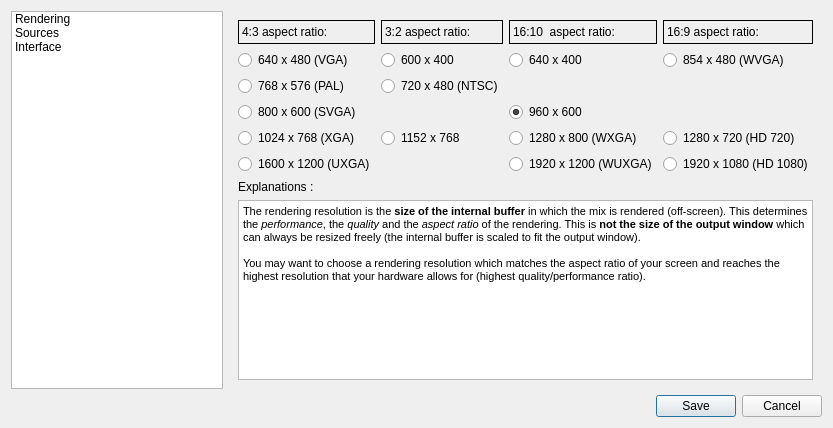
<?xml version="1.0" encoding="UTF-8"?>
<ui version="4.0">
 <class>GeneralConfigurationDialog</class>
 <widget class="QDialog" name="GeneralConfigurationDialog">
  <property name="geometry">
   <rect>
    <x>0</x>
    <y>0</y>
    <width>833</width>
    <height>428</height>
   </rect>
  </property>
  <property name="windowTitle">
   <string>GLMixer global configuration</string>
  </property>
  <layout class="QGridLayout" name="gridLayout_2">
   <item row="0" column="0">
    <widget class="QListWidget" name="listWidget">
     <property name="autoScrollMargin">
      <number>16</number>
     </property>
     <property name="showDropIndicator" stdset="0">
      <bool>false</bool>
     </property>
     <property name="iconSize">
      <size>
       <width>32</width>
       <height>32</height>
      </size>
     </property>
     <property name="spacing">
      <number>4</number>
     </property>
     <property name="viewMode">
      <enum>QListView::ListMode</enum>
     </property>
     <property name="wordWrap">
      <bool>true</bool>
     </property>
     <property name="selectionRectVisible">
      <bool>false</bool>
     </property>
     <property name="currentRow">
      <number>-1</number>
     </property>
     <item>
      <property name="text">
       <string>Rendering</string>
      </property>
      <property name="textAlignment">
       <set>AlignLeft|AlignVCenter</set>
      </property>
      <property name="icon">
       <iconset resource="../icons.qrc">
        <normaloff>:/glmixer/icons/display.png</normaloff>:/glmixer/icons/display.png</iconset>
      </property>
      <property name="flags">
       <set>ItemIsSelectable|ItemIsEnabled</set>
      </property>
     </item>
     <item>
      <property name="text">
       <string>Sources</string>
      </property>
      <property name="icon">
       <iconset resource="../icons.qrc">
        <normaloff>:/glmixer/icons/edit-cut.png</normaloff>:/glmixer/icons/edit-cut.png</iconset>
      </property>
      <property name="flags">
       <set>ItemIsSelectable|ItemIsEnabled</set>
      </property>
     </item>
     <item>
      <property name="text">
       <string>Interface</string>
      </property>
      <property name="icon">
       <iconset resource="../icons.qrc">
        <normaloff>:/glmixer/icons/users.png</normaloff>:/glmixer/icons/users.png</iconset>
      </property>
      <property name="flags">
       <set>ItemIsSelectable|ItemIsEnabled</set>
      </property>
     </item>
    </widget>
   </item>
   <item row="1" column="0" colspan="2">
    <widget class="QDialogButtonBox" name="DecisionButtonBox">
     <property name="orientation">
      <enum>Qt::Horizontal</enum>
     </property>
     <property name="standardButtons">
      <set>QDialogButtonBox::Cancel|QDialogButtonBox::Save</set>
     </property>
    </widget>
   </item>
   <item row="0" column="1">
    <widget class="QStackedWidget" name="stackedWidget">
     <property name="currentIndex">
      <number>0</number>
     </property>
     <widget class="QWidget" name="stackedWidgetPage1">
      <layout class="QVBoxLayout" name="verticalLayout_6">
       <item>
        <layout class="QGridLayout" name="gridLayout">
         <item row="0" column="0">
          <widget class="QLabel" name="label_4_3">
           <property name="enabled">
            <bool>true</bool>
           </property>
           <property name="minimumSize">
            <size>
             <width>0</width>
             <height>24</height>
            </size>
           </property>
           <property name="frameShape">
            <enum>QFrame::Box</enum>
           </property>
           <property name="frameShadow">
            <enum>QFrame::Plain</enum>
           </property>
           <property name="text">
            <string>4:3 aspect ratio:</string>
           </property>
          </widget>
         </item>
         <item row="0" column="1">
          <widget class="QLabel" name="label_3_2">
           <property name="enabled">
            <bool>true</bool>
           </property>
           <property name="frameShape">
            <enum>QFrame::Box</enum>
           </property>
           <property name="text">
            <string>3:2 aspect ratio:</string>
           </property>
          </widget>
         </item>
         <item row="0" column="2">
          <widget class="QLabel" name="label_16_10">
           <property name="enabled">
            <bool>true</bool>
           </property>
           <property name="frameShape">
            <enum>QFrame::Box</enum>
           </property>
           <property name="text">
            <string>16:10  aspect ratio:</string>
           </property>
          </widget>
         </item>
         <item row="0" column="3">
          <widget class="QLabel" name="label_16_9">
           <property name="enabled">
            <bool>true</bool>
           </property>
           <property name="frameShape">
            <enum>QFrame::Box</enum>
           </property>
           <property name="text">
            <string>16:9 aspect ratio:</string>
           </property>
          </widget>
         </item>
         <item row="1" column="0">
          <widget class="QRadioButton" name="r640x480">
           <property name="text">
            <string>640 x 480 (VGA)</string>
           </property>
          </widget>
         </item>
         <item row="1" column="1">
          <widget class="QRadioButton" name="r600x400">
           <property name="text">
            <string>600 x 400</string>
           </property>
          </widget>
         </item>
         <item row="1" column="2">
          <widget class="QRadioButton" name="r640x400">
           <property name="text">
            <string>640 x 400</string>
           </property>
          </widget>
         </item>
         <item row="1" column="3">
          <widget class="QRadioButton" name="r854x480">
           <property name="text">
            <string>854 x 480 (WVGA)</string>
           </property>
          </widget>
         </item>
         <item row="2" column="0">
          <widget class="QRadioButton" name="r768x576">
           <property name="text">
            <string>768 x 576 (PAL)</string>
           </property>
          </widget>
         </item>
         <item row="2" column="1">
          <widget class="QRadioButton" name="x720x480">
           <property name="text">
            <string>720 x 480 (NTSC)</string>
           </property>
          </widget>
         </item>
         <item row="3" column="0">
          <widget class="QRadioButton" name="r800x600">
           <property name="text">
            <string>800 x 600 (SVGA)</string>
           </property>
          </widget>
         </item>
         <item row="3" column="2">
          <widget class="QRadioButton" name="r960x600">
           <property name="text">
            <string>960 x 600</string>
           </property>
           <property name="checked">
            <bool>true</bool>
           </property>
          </widget>
         </item>
         <item row="4" column="0">
          <widget class="QRadioButton" name="r1042x768">
           <property name="text">
            <string>1024 x 768 (XGA)</string>
           </property>
           <property name="checked">
            <bool>false</bool>
           </property>
          </widget>
         </item>
         <item row="4" column="1">
          <widget class="QRadioButton" name="r1152x768">
           <property name="text">
            <string>1152 x 768</string>
           </property>
          </widget>
         </item>
         <item row="4" column="2">
          <widget class="QRadioButton" name="r1280x800">
           <property name="text">
            <string>1280 x 800 (WXGA)</string>
           </property>
          </widget>
         </item>
         <item row="4" column="3">
          <widget class="QRadioButton" name="r1280x720">
           <property name="text">
            <string>1280 x 720 (HD 720)</string>
           </property>
          </widget>
         </item>
         <item row="5" column="0">
          <widget class="QRadioButton" name="r1600x1200">
           <property name="text">
            <string>1600 x 1200 (UXGA)</string>
           </property>
           <property name="checked">
            <bool>false</bool>
           </property>
          </widget>
         </item>
         <item row="5" column="2">
          <widget class="QRadioButton" name="r1920x1200">
           <property name="text">
            <string>1920 x 1200 (WUXGA)</string>
           </property>
          </widget>
         </item>
         <item row="5" column="3">
          <widget class="QRadioButton" name="r1920x1080">
           <property name="text">
            <string>1920 x 1080 (HD 1080)</string>
           </property>
          </widget>
         </item>
        </layout>
       </item>
       <item>
        <spacer name="verticalSpacer_3">
         <property name="orientation">
          <enum>Qt::Vertical</enum>
         </property>
         <property name="sizeHint" stdset="0">
          <size>
           <width>20</width>
           <height>7</height>
          </size>
         </property>
        </spacer>
       </item>
       <item>
        <layout class="QVBoxLayout" name="verticalLayout">
         <item>
          <widget class="QLabel" name="labelExplanations">
           <property name="text">
            <string>Explanations :</string>
           </property>
          </widget>
         </item>
         <item>
          <widget class="QTextBrowser" name="Explanations">
           <property name="documentTitle">
            <string>Explanations</string>
           </property>
           <property name="html">
            <string>&lt;!DOCTYPE HTML PUBLIC &quot;-//W3C//DTD HTML 4.0//EN&quot; &quot;http://www.w3.org/TR/REC-html40/strict.dtd&quot;&gt;
&lt;html&gt;&lt;head&gt;&lt;meta name=&quot;qrichtext&quot; content=&quot;1&quot; /&gt;&lt;title&gt;Explanations&lt;/title&gt;&lt;style type=&quot;text/css&quot;&gt;
p, li { white-space: pre-wrap; }
&lt;/style&gt;&lt;/head&gt;&lt;body style=&quot; font-family:'Sans Serif'; font-size:8pt; font-weight:400; font-style:normal;&quot;&gt;
&lt;p style=&quot; margin-top:0px; margin-bottom:0px; margin-left:0px; margin-right:0px; -qt-block-indent:0; text-indent:0px;&quot;&gt;&lt;span style=&quot; font-family:'MS Shell Dlg 2';&quot;&gt;The rendering resolution is the &lt;/span&gt;&lt;span style=&quot; font-family:'MS Shell Dlg 2'; font-weight:600;&quot;&gt;size of the internal buffer&lt;/span&gt;&lt;span style=&quot; font-family:'MS Shell Dlg 2';&quot;&gt; in which the mix is rendered (off-screen). This determines the &lt;/span&gt;&lt;span style=&quot; font-family:'MS Shell Dlg 2'; font-style:italic;&quot;&gt;performance&lt;/span&gt;&lt;span style=&quot; font-family:'MS Shell Dlg 2';&quot;&gt;, the &lt;/span&gt;&lt;span style=&quot; font-family:'MS Shell Dlg 2'; font-style:italic;&quot;&gt;quality&lt;/span&gt;&lt;span style=&quot; font-family:'MS Shell Dlg 2';&quot;&gt; and the &lt;/span&gt;&lt;span style=&quot; font-family:'MS Shell Dlg 2'; font-style:italic;&quot;&gt;aspect ratio&lt;/span&gt;&lt;span style=&quot; font-family:'MS Shell Dlg 2';&quot;&gt; of the rendering. This is &lt;/span&gt;&lt;span style=&quot; font-family:'MS Shell Dlg 2'; font-weight:600;&quot;&gt;not the size of the output window&lt;/span&gt;&lt;span style=&quot; font-family:'MS Shell Dlg 2';&quot;&gt; which can always be resized freely (the internal buffer is scaled to fit the output window).&lt;/span&gt;&lt;/p&gt;
&lt;p style=&quot;-qt-paragraph-type:empty; margin-top:0px; margin-bottom:0px; margin-left:0px; margin-right:0px; -qt-block-indent:0; text-indent:0px; font-family:'MS Shell Dlg 2';&quot;&gt;&lt;/p&gt;
&lt;p style=&quot; margin-top:0px; margin-bottom:0px; margin-left:0px; margin-right:0px; -qt-block-indent:0; text-indent:0px;&quot;&gt;&lt;span style=&quot; font-family:'MS Shell Dlg 2';&quot;&gt;You may want to choose a rendering resolution which matches the aspect ratio of your screen and reaches the highest resolution that your hardware allows for (highest quality/performance ratio). &lt;/span&gt;&lt;/p&gt;&lt;/body&gt;&lt;/html&gt;</string>
           </property>
          </widget>
         </item>
        </layout>
       </item>
      </layout>
     </widget>
     <widget class="QWidget" name="stackedWidgetPage2">
      <layout class="QVBoxLayout" name="verticalLayout_5">
       <item>
        <widget class="QGroupBox" name="groupBox_3">
         <property name="title">
          <string>1. Default settings at creation time</string>
         </property>
         <layout class="QVBoxLayout" name="verticalLayout_2">
          <item>
           <layout class="QHBoxLayout" name="alphalayout">
            <item>
             <widget class="QLabel" name="label_alpha">
              <property name="sizePolicy">
               <sizepolicy hsizetype="Expanding" vsizetype="Preferred">
                <horstretch>0</horstretch>
                <verstretch>0</verstretch>
               </sizepolicy>
              </property>
              <property name="text">
               <string>Default alpha  </string>
              </property>
             </widget>
            </item>
            <item>
             <widget class="QSlider" name="defaultAlpha">
              <property name="sizePolicy">
               <sizepolicy hsizetype="MinimumExpanding" vsizetype="Fixed">
                <horstretch>0</horstretch>
                <verstretch>0</verstretch>
               </sizepolicy>
              </property>
              <property name="maximum">
               <number>100</number>
              </property>
              <property name="value">
               <number>100</number>
              </property>
              <property name="orientation">
               <enum>Qt::Horizontal</enum>
              </property>
             </widget>
            </item>
            <item>
             <widget class="QLabel" name="alphaValue">
              <property name="text">
               <string>100</string>
              </property>
             </widget>
            </item>
            <item>
             <widget class="QLabel" name="label_percent">
              <property name="text">
               <string>%</string>
              </property>
             </widget>
            </item>
           </layout>
          </item>
          <item>
           <layout class="QHBoxLayout" name="blendingLayout">
            <item>
             <widget class="QLabel" name="label_blending">
              <property name="text">
               <string>Default  blending configuration </string>
              </property>
             </widget>
            </item>
            <item>
             <widget class="QComboBox" name="defaultBlending">
              <item>
               <property name="text">
                <string>Color mix</string>
               </property>
              </item>
              <item>
               <property name="text">
                <string>Inverse color mix</string>
               </property>
              </item>
              <item>
               <property name="text">
                <string>Layer color mix</string>
               </property>
              </item>
              <item>
               <property name="text">
                <string>Inverse layer color mix</string>
               </property>
              </item>
              <item>
               <property name="text">
                <string>Layer opacity</string>
               </property>
              </item>
             </widget>
            </item>
           </layout>
          </item>
          <item>
           <layout class="QHBoxLayout" name="maskLayout">
            <item>
             <widget class="QLabel" name="label_mask">
              <property name="text">
               <string>Default mask</string>
              </property>
             </widget>
            </item>
            <item>
             <widget class="QComboBox" name="defaultMask">
              <item>
               <property name="text">
                <string>None</string>
               </property>
              </item>
              <item>
               <property name="text">
                <string>Rounded corners</string>
               </property>
              </item>
              <item>
               <property name="text">
                <string>Circle</string>
               </property>
              </item>
              <item>
               <property name="text">
                <string>Circular gradient</string>
               </property>
              </item>
              <item>
               <property name="text">
                <string>Square gradient</string>
               </property>
              </item>
             </widget>
            </item>
           </layout>
          </item>
          <item>
           <widget class="QCheckBox" name="defaultStartPlaying">
            <property name="text">
             <string>Automatically start playing</string>
            </property>
            <property name="checked">
             <bool>true</bool>
            </property>
           </widget>
          </item>
         </layout>
        </widget>
       </item>
       <item>
        <widget class="QGroupBox" name="groupBox_4">
         <property name="title">
          <string>2. Rendering source delay</string>
         </property>
         <layout class="QHBoxLayout" name="horizontalLayout_3">
          <item>
           <widget class="QLabel" name="label_3">
            <property name="sizePolicy">
             <sizepolicy hsizetype="Expanding" vsizetype="Preferred">
              <horstretch>0</horstretch>
              <verstretch>0</verstretch>
             </sizepolicy>
            </property>
            <property name="text">
             <string> Number of frames to skip</string>
            </property>
           </widget>
          </item>
          <item>
           <widget class="QSlider" name="horizontalSlider">
            <property name="orientation">
             <enum>Qt::Horizontal</enum>
            </property>
           </widget>
          </item>
          <item>
           <widget class="QLabel" name="label_2">
            <property name="text">
             <string>0</string>
            </property>
           </widget>
          </item>
         </layout>
        </widget>
       </item>
       <item>
        <spacer name="verticalSpacer">
         <property name="orientation">
          <enum>Qt::Vertical</enum>
         </property>
         <property name="sizeHint" stdset="0">
          <size>
           <width>20</width>
           <height>40</height>
          </size>
         </property>
        </spacer>
       </item>
       <item>
        <widget class="QLabel" name="label_explanations">
         <property name="text">
          <string>Explanations :</string>
         </property>
        </widget>
       </item>
       <item>
        <widget class="QTextBrowser" name="Explanations_2">
         <property name="sizePolicy">
          <sizepolicy hsizetype="Expanding" vsizetype="Preferred">
           <horstretch>0</horstretch>
           <verstretch>0</verstretch>
          </sizepolicy>
         </property>
         <property name="maximumSize">
          <size>
           <width>16777215</width>
           <height>83</height>
          </size>
         </property>
         <property name="html">
          <string>&lt;!DOCTYPE HTML PUBLIC &quot;-//W3C//DTD HTML 4.0//EN&quot; &quot;http://www.w3.org/TR/REC-html40/strict.dtd&quot;&gt;
&lt;html&gt;&lt;head&gt;&lt;meta name=&quot;qrichtext&quot; content=&quot;1&quot; /&gt;&lt;style type=&quot;text/css&quot;&gt;
p, li { white-space: pre-wrap; }
&lt;/style&gt;&lt;/head&gt;&lt;body style=&quot; font-family:'Sans Serif'; font-size:8pt; font-weight:400; font-style:normal;&quot;&gt;
&lt;p style=&quot; margin-top:0px; margin-bottom:0px; margin-left:0px; margin-right:0px; -qt-block-indent:0; text-indent:0px;&quot;&gt;&lt;span style=&quot; font-family:'MS Shell Dlg 2';&quot;&gt;1. Here you decide &lt;/span&gt;&lt;span style=&quot; font-family:'MS Shell Dlg 2'; font-weight:600;&quot;&gt;the main default parameters &lt;/span&gt;&lt;span style=&quot; font-family:'MS Shell Dlg 2';&quot;&gt;of a source when it is created (e.g. load a movie). &lt;/span&gt;&lt;/p&gt;
&lt;p style=&quot; margin-top:0px; margin-bottom:0px; margin-left:0px; margin-right:0px; -qt-block-indent:0; text-indent:0px;&quot;&gt;&lt;span style=&quot; font-family:'MS Shell Dlg 2';&quot;&gt;2. The rendering sources display a frame rendered before;&lt;/span&gt;&lt;span style=&quot; font-family:'MS Shell Dlg 2'; font-weight:600;&quot;&gt; skipping frames&lt;/span&gt;&lt;span style=&quot; font-family:'MS Shell Dlg 2';&quot;&gt; makes the rendering sources jerky, but saves some GPU time (and can be an interesting effect).&lt;/span&gt;&lt;/p&gt;&lt;/body&gt;&lt;/html&gt;</string>
         </property>
        </widget>
       </item>
      </layout>
     </widget>
     <widget class="QWidget" name="stackedWidgetPage3">
      <layout class="QVBoxLayout" name="verticalLayout_4">
       <item>
        <widget class="QGroupBox" name="groupBox_2">
         <property name="title">
          <string>Properties and informations</string>
         </property>
         <layout class="QVBoxLayout" name="verticalLayout_3">
          <item>
           <layout class="QHBoxLayout" name="horizontalLayout_2">
            <item>
             <widget class="QLabel" name="label">
              <property name="sizePolicy">
               <sizepolicy hsizetype="Expanding" vsizetype="Preferred">
                <horstretch>0</horstretch>
                <verstretch>0</verstretch>
               </sizepolicy>
              </property>
              <property name="text">
               <string>Property browser display mode :</string>
              </property>
             </widget>
            </item>
            <item>
             <widget class="QRadioButton" name="radioButton_5">
              <property name="text">
               <string>Tree view</string>
              </property>
              <property name="checked">
               <bool>true</bool>
              </property>
             </widget>
            </item>
            <item>
             <widget class="QRadioButton" name="radioButton_6">
              <property name="text">
               <string>Group view</string>
              </property>
             </widget>
            </item>
           </layout>
          </item>
          <item>
           <widget class="QCheckBox" name="checkBox">
            <property name="text">
             <string>Display time as frames (instead of hh:mm:ss.ms)</string>
            </property>
           </widget>
          </item>
         </layout>
        </widget>
       </item>
       <item>
        <widget class="QGroupBox" name="groupBox">
         <property name="title">
          <string>Mixing view icons</string>
         </property>
         <layout class="QHBoxLayout" name="horizontalLayout">
          <item>
           <widget class="QRadioButton" name="radioButton">
            <property name="minimumSize">
             <size>
              <width>102</width>
              <height>62</height>
             </size>
            </property>
            <property name="text">
             <string/>
            </property>
            <property name="icon">
             <iconset resource="../images.qrc">
              <normaloff>:/glmixer/images/stippling_1.png</normaloff>:/glmixer/images/stippling_1.png</iconset>
            </property>
            <property name="iconSize">
             <size>
              <width>82</width>
              <height>62</height>
             </size>
            </property>
            <property name="checked">
             <bool>true</bool>
            </property>
           </widget>
          </item>
          <item>
           <widget class="QRadioButton" name="radioButton_2">
            <property name="minimumSize">
             <size>
              <width>102</width>
              <height>62</height>
             </size>
            </property>
            <property name="text">
             <string/>
            </property>
            <property name="icon">
             <iconset resource="../images.qrc">
              <normaloff>:/glmixer/images/stippling_2.png</normaloff>:/glmixer/images/stippling_2.png</iconset>
            </property>
            <property name="iconSize">
             <size>
              <width>82</width>
              <height>62</height>
             </size>
            </property>
           </widget>
          </item>
          <item>
           <widget class="QRadioButton" name="radioButton_3">
            <property name="minimumSize">
             <size>
              <width>102</width>
              <height>62</height>
             </size>
            </property>
            <property name="text">
             <string/>
            </property>
            <property name="icon">
             <iconset resource="../images.qrc">
              <normaloff>:/glmixer/images/stippling_3.png</normaloff>:/glmixer/images/stippling_3.png</iconset>
            </property>
            <property name="iconSize">
             <size>
              <width>82</width>
              <height>62</height>
             </size>
            </property>
           </widget>
          </item>
          <item>
           <widget class="QRadioButton" name="radioButton_4">
            <property name="minimumSize">
             <size>
              <width>102</width>
              <height>62</height>
             </size>
            </property>
            <property name="text">
             <string/>
            </property>
            <property name="icon">
             <iconset resource="../images.qrc">
              <normaloff>:/glmixer/images/stippling_4.png</normaloff>:/glmixer/images/stippling_4.png</iconset>
            </property>
            <property name="iconSize">
             <size>
              <width>82</width>
              <height>62</height>
             </size>
            </property>
           </widget>
          </item>
         </layout>
        </widget>
       </item>
       <item>
        <spacer name="verticalSpacer_2">
         <property name="orientation">
          <enum>Qt::Vertical</enum>
         </property>
         <property name="sizeHint" stdset="0">
          <size>
           <width>20</width>
           <height>40</height>
          </size>
         </property>
        </spacer>
       </item>
       <item>
        <widget class="QLabel" name="label_explanations_2">
         <property name="text">
          <string>Explanations :</string>
         </property>
        </widget>
       </item>
       <item>
        <widget class="QTextBrowser" name="Explanations_3">
         <property name="sizePolicy">
          <sizepolicy hsizetype="Expanding" vsizetype="Preferred">
           <horstretch>0</horstretch>
           <verstretch>0</verstretch>
          </sizepolicy>
         </property>
         <property name="maximumSize">
          <size>
           <width>16777215</width>
           <height>83</height>
          </size>
         </property>
         <property name="html">
          <string>&lt;!DOCTYPE HTML PUBLIC &quot;-//W3C//DTD HTML 4.0//EN&quot; &quot;http://www.w3.org/TR/REC-html40/strict.dtd&quot;&gt;
&lt;html&gt;&lt;head&gt;&lt;meta name=&quot;qrichtext&quot; content=&quot;1&quot; /&gt;&lt;style type=&quot;text/css&quot;&gt;
p, li { white-space: pre-wrap; }
&lt;/style&gt;&lt;/head&gt;&lt;body style=&quot; font-family:'Sans Serif'; font-size:8pt; font-weight:400; font-style:normal;&quot;&gt;
&lt;p style=&quot; margin-top:0px; margin-bottom:0px; margin-left:0px; margin-right:0px; -qt-block-indent:0; text-indent:0px;&quot;&gt;&lt;span style=&quot; font-family:'MS Shell Dlg 2';&quot;&gt;These are just personnal preferences on the appearance of the user interface. &lt;/span&gt;&lt;/p&gt;&lt;/body&gt;&lt;/html&gt;</string>
         </property>
        </widget>
       </item>
      </layout>
     </widget>
    </widget>
   </item>
  </layout>
 </widget>
 <resources>
  <include location="../images.qrc"/>
  <include location="../icons.qrc"/>
 </resources>
 <connections>
  <connection>
   <sender>DecisionButtonBox</sender>
   <signal>accepted()</signal>
   <receiver>GeneralConfigurationDialog</receiver>
   <slot>accept()</slot>
   <hints>
    <hint type="sourcelabel">
     <x>234</x>
     <y>456</y>
    </hint>
    <hint type="destinationlabel">
     <x>157</x>
     <y>274</y>
    </hint>
   </hints>
  </connection>
  <connection>
   <sender>DecisionButtonBox</sender>
   <signal>rejected()</signal>
   <receiver>GeneralConfigurationDialog</receiver>
   <slot>reject()</slot>
   <hints>
    <hint type="sourcelabel">
     <x>302</x>
     <y>456</y>
    </hint>
    <hint type="destinationlabel">
     <x>286</x>
     <y>274</y>
    </hint>
   </hints>
  </connection>
  <connection>
   <sender>listWidget</sender>
   <signal>currentRowChanged(int)</signal>
   <receiver>stackedWidget</receiver>
   <slot>setCurrentIndex(int)</slot>
   <hints>
    <hint type="sourcelabel">
     <x>95</x>
     <y>219</y>
    </hint>
    <hint type="destinationlabel">
     <x>521</x>
     <y>219</y>
    </hint>
   </hints>
  </connection>
 </connections>
</ui>
